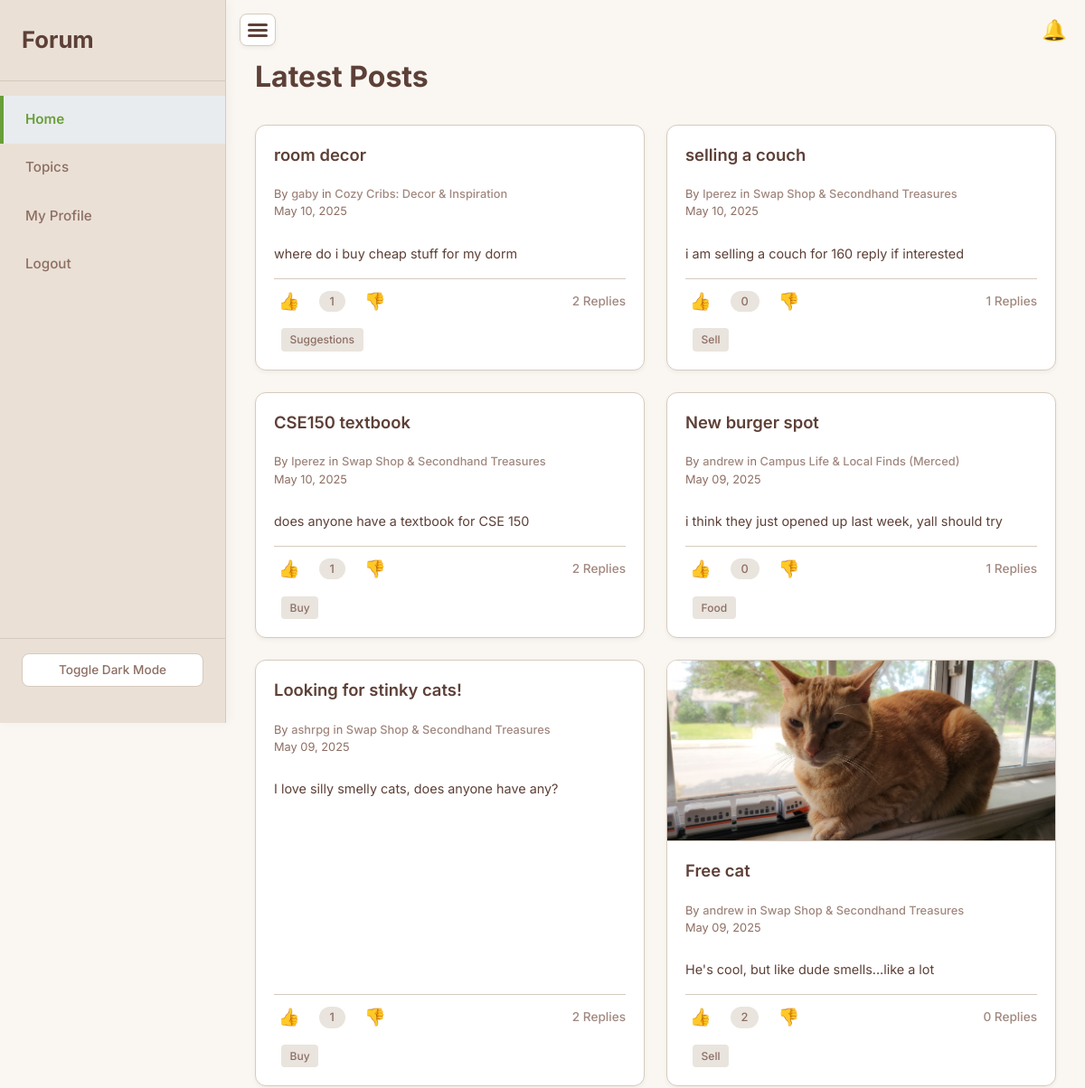
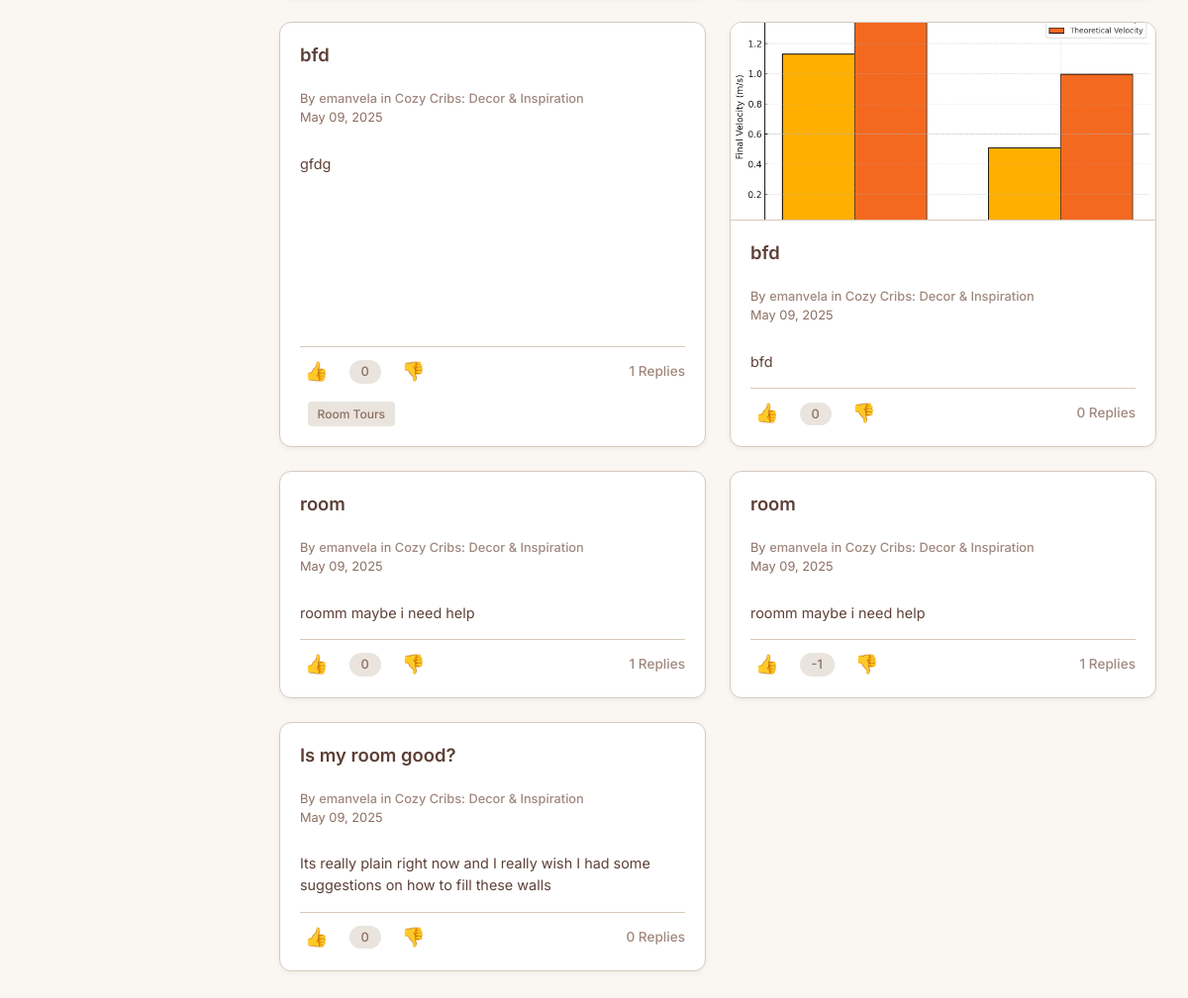
The app's page /home (signed in) with its own data (2 pictures, top to bottom).
### app/models.py (models this page shows, shortened)
class Post(db.Model):
    id = db.Column(db.Integer, primary_key=True)
    title = db.Column(db.String(200), nullable=False)
    content = db.Column(db.Text, nullable=False)
    timestamp = db.Column(db.DateTime, index=True, default=datetime.utcnow)
    user_id = db.Column(db.Integer, db.ForeignKey('user.id'), nullable=False)
    topic_id = db.Column(db.Integer, db.ForeignKey('topic.id'), nullable=False)
    media_url = db.Column(db.String(255), nullable=True)
    tag = db.Column(db.String(50), nullable=True)
    author = db.relationship('User', back_populates='posts')
    topic = db.relationship('Topic', back_populates='posts')
    replies = db.relationship('Reply', back_populates='post', lazy='dynamic', cascade='all, delete-orphan')
    votes = db.relationship('Vote', back_populates='post', lazy='dynamic', cascade='all, delete-orphan')
    @property
    def upvotes_count(self):
        return Vote.query.filter_by(post_id=self.id, vote_type='upvote').count()
    @property
    def downvotes_count(self):
        return Vote.query.filter_by(post_id=self.id, vote_type='downvote').count()
    @property
    def score(self):
        return self.upvotes_count - self.downvotes_count

class User(UserMixin, db.Model):
    id = db.Column(db.Integer, primary_key=True)
    username = db.Column(db.String(150), unique=True, nullable=False)
    email = db.Column(db.String(120), unique=True, nullable=False)
    password = db.Column(db.String(150), nullable=False)
    role = db.Column(db.String(10), nullable=False, default='student')
    profile_picture = db.Column(db.String(255), nullable=True)
    posts = db.relationship('Post', back_populates='author', lazy='dynamic', cascade='all, delete-orphan')
    replies = db.relationship('Reply', back_populates='author', lazy='dynamic', cascade='all, delete-orphan')
    votes = db.relationship('Vote', back_populates='user', lazy='dynamic', cascade='all, delete-orphan')
    followers = db.relationship(
        'Follow',
        foreign_keys='Follow.user_id',
        backref='followed_user',
        lazy='dynamic',
        cascade='all, delete-orphan'
    )
    following = db.relationship(
        'Follow',
        foreign_keys='Follow.follower_id',
        backref='follower_user',
        lazy='dynamic',
        cascade='all, delete-orphan'
    )

class Topic(db.Model):
    id = db.Column(db.Integer, primary_key=True)
    name = db.Column(db.String(100), unique=True, nullable=False)
    description = db.Column(db.String(255), nullable=True)
    slug = db.Column(db.String(120), unique=True, nullable=False)
    posts = db.relationship('Post', back_populates='topic', lazy='dynamic', cascade='all, delete-orphan')

### app/routes.py (the view)
@main.route('/home')  # This is the main feed page
@login_required
def home_page():
    all_posts = Post.query.order_by(Post.timestamp.desc()).all()
    return render_template('feed.html', posts=all_posts, title="Latest Posts")

### app/routes.py (called while the page is built)
@login_manager.user_loader
def load_user(user_id):
    return User.query.get(int(user_id))

@main.app_context_processor
def inject_notification_count():
    if current_user.is_authenticated:
        count = Notification.query.filter_by(user_id=current_user.id, is_read=False).count()
        return dict(unread_notifications_count=count)
    return dict(unread_notifications_count=0)

### app/templates/feed.html (shortened to what this page needs)
{% extends 'base.html' %}
{% block content %}
    <h1 class="mb-2">{{ title }}</h1>
    {% if posts %}
        <div class="feed-grid">
            {% for post in posts %}
                <article class="content-card">
                    {% if post.media_url %}
                        <a href="{{ url_for('main.view_post', post_id=post.id, origin='feed') }}" class="card-image-link">
                            <img src="{{ url_for('static', filename='uploads/' ~ post.media_url) }}" alt="Image for {{post.title}}" class="card-image">
                        </a>
                    {% else %}
                         <div class="card-no-image"></div>
                    {% endif %}
                    <div class="card-content">
                        <h3><a href="{{ url_for('main.view_post', post_id=post.id, origin='feed') }}">{{ post.title }}</a></h3>
                        <p class="post-meta">
                            By <a href="{{ url_for('main.user_profile', username=post.author.username) }}">{{ post.author.username }}</a>
                            in <a href="{{ url_for('main.view_topic', slug=post.topic.slug) }}">{{ post.topic.name }}</a>
                            <br>{{ post.timestamp.strftime('%b %d, %Y') }}
                        </p>
                        <p class="post-content-snippet">
                            {{ post.content | striptags | truncate(100) }}
                        </p>
                        <div class="post-interactions">
                            <div class="vote-controls">
                                <form action="{{ url_for('main.vote_post', post_id=post.id, vote_type='upvote') }}" method="post" class="vote-form-inline">
                                    <button type="submit" aria-label="Upvote">👍</button>
                                </form>
                                <span class="vote-score">{{ post.score }}</span>
                                <form action="{{ url_for('main.vote_post', post_id=post.id, vote_type='downvote') }}" method="post" class="vote-form-inline">
                                    <button type="submit" aria-label="Downvote">👎</button>
                                </form>
                            </div>
                            <a href="{{ url_for('main.view_post', post_id=post.id, origin='feed') }}#replies" class="view-replies-link">{{ post.replies.count() }} Replies</a>
                        </div>
                         {% if post.tag %}
                            <div class="mt-1">
                                <span class="post-tag-badge">{{ post.tag }}</span>
                            </div>
                        {% endif %}
                    </div>
                </article>
            {% endfor %}
        </div>
    {% else %}
        <div class="flash info">
            No posts have been made yet. Be the first to create one!
        </div>
    {% endif %}
{% endblock %}

### app/templates/base.html (shortened to what this page needs)
<!DOCTYPE html>
<html lang="en">
<head>
    <link rel="stylesheet" href="{{ url_for('static', filename='styles.css') }}">
</head>
<body>
    <button id="sidebarToggleBtn" class="sidebar-toggle-btn" aria-label="Toggle sidebar">
        <span></span>
        <span></span>
        <span></span>
    </button>
        {% if current_user.is_authenticated %}
        <div class="notification-bell-wrapper">
            <a href="{{ url_for('main.notifications') }}" class="notification-bell">
                🔔
            </a>
        </div>
        {% endif %}
    <aside class="sidebar">
        <div class="sidebar-header">
            <a href="{{ url_for('main.home_page') if current_user.is_authenticated else url_for('main.login') }}" class="sidebar-brand">Forum</a>
        </div>
        <ul class="sidebar-nav">
            {% if current_user.is_authenticated %}
                <li><a href="{{ url_for('main.home_page') }}" class="{{ 'active' if request.endpoint == 'main.home_page' else '' }}">Home</a></li>
                <li><a href="{{ url_for('main.topics_index') }}" class="{{ 'active' if request.endpoint == 'main.topics_index' or (topic and request.endpoint == 'main.view_topic') else '' }}">Topics</a></li>
                <li><a href="{{ url_for('main.my_profile') }}" class="{{ 'active' if request.endpoint == 'main.my_profile' or (user and user == current_user and request.endpoint == 'main.user_profile') else '' }}">My Profile</a></li>
                <li><a href="{{ url_for('main.logout') }}">Logout</a></li>
            {% else %}
                <li><a href="{{ url_for('main.login') }}" class="{{ 'active' if request.endpoint == 'main.login' else '' }}">Login</a></li>
                <li><a href="{{ url_for('main.register') }}" class="{{ 'active' if request.endpoint == 'main.register' else '' }}">Register</a></li>
            {% endif %}
        </ul>
        <div class="sidebar-footer">
            <button id="darkModeToggleBtn" class="dark-mode-toggle-btn">Toggle Dark Mode</button>
        </div>
    </aside>
    <main class="main-content">
        <div class="main-content-inner-container">
            {% block content %}{% endblock %}
        </div>
    </main>
</body>
</html>

### records on screen
Post: title "room decor", author.username "gaby", topic.name "Cozy Cribs: Decor & Inspiration", timestamp "May 10, 2025", content "where do i buy cheap stuff for my dorm", score "1", replies.count "2", tag "Suggestions"
Post: title "selling a couch", author.username "lperez", topic.name "Swap Shop & Secondhand Treasures", timestamp "May 10, 2025", content "i am selling a couch for 160 reply if interested", score "0", replies.count "1", tag "Sell"
Post: title "CSE150 textbook", author.username "lperez", topic.name "Swap Shop & Secondhand Treasures", timestamp "May 10, 2025", content "does anyone have a textbook for CSE 150", score "1", replies.count "2", tag "Buy"
Post: title "New burger spot", author.username "andrew", topic.name "Campus Life & Local Finds (Merced)", timestamp "May 09, 2025", content "i think they just opened up last week, yall should try", score "0", replies.count "1", tag "Food"
Post: title "Looking for stinky cats!", author.username "ashrpg", topic.name "Swap Shop & Secondhand Treasures", timestamp "May 09, 2025", content "I love silly smelly cats, does anyone have any?", score "1", replies.count "2", tag "Buy"
Post: media_url (picture), title "Free cat", author.username "andrew", topic.name "Swap Shop & Secondhand Treasures", timestamp "May 09, 2025", content "He's cool, but like dude smells...like a lot", score "2", replies.count "0", tag "Sell"
Post: title "bfd", author.username "emanvela", topic.name "Cozy Cribs: Decor & Inspiration", timestamp "May 09, 2025", content "gfdg", score "0", replies.count "1", tag "Room Tours"
Post: media_url (picture), title "bfd", author.username "emanvela", topic.name "Cozy Cribs: Decor & Inspiration", timestamp "May 09, 2025", content "bfd", score "0", replies.count "0"
Post: title "room", author.username "emanvela", topic.name "Cozy Cribs: Decor & Inspiration", timestamp "May 09, 2025", content "roomm maybe i need help", score "0", replies.count "1"
Post: title "room", author.username "emanvela", topic.name "Cozy Cribs: Decor & Inspiration", timestamp "May 09, 2025", content "roomm maybe i need help", score "-1", replies.count "1"
Post: title "Is my room good?", author.username "emanvela", topic.name "Cozy Cribs: Decor & Inspiration", timestamp "May 09, 2025", content "Its really plain right now and I really wish I had some suggestions on how to fill these walls", score "0", replies.count "0"

### other values on screen
{{ title }} "Latest Posts"
